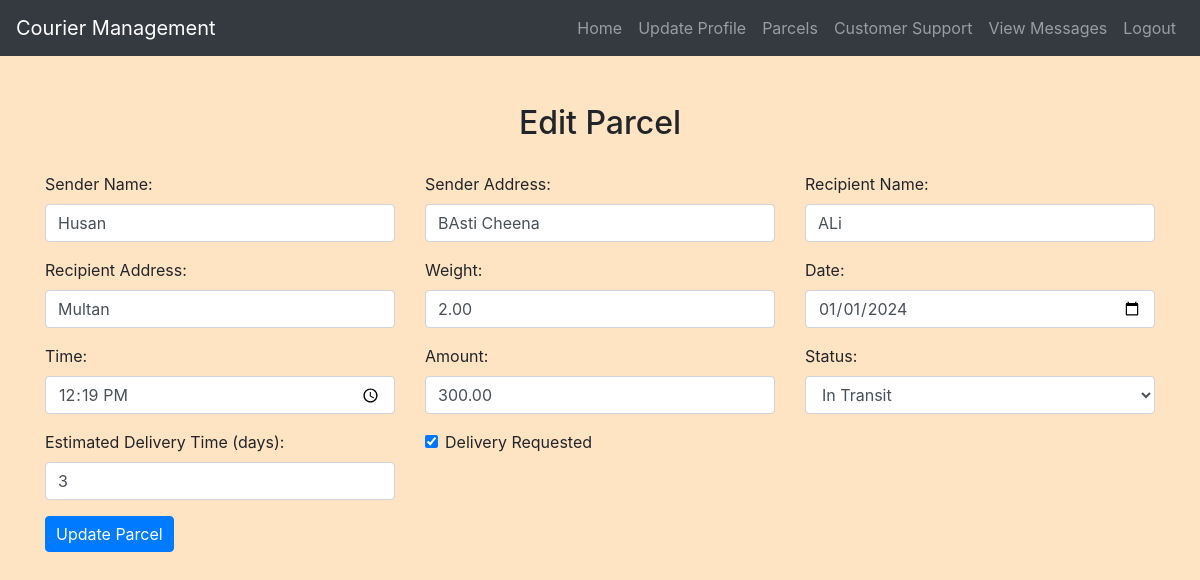
The app's page /edit_parcel.php?id=2 (signed in) with its own data.
### tables this page shows
CREATE TABLE `parcels` (
  `ParcelID` int(11) NOT NULL,
  `SenderName` varchar(255) NOT NULL,
  `SenderAddress` varchar(255) NOT NULL,
  `RecipientName` varchar(255) NOT NULL,
  `RecipientAddress` varchar(255) NOT NULL,
  `Weight` decimal(10,2) NOT NULL,
  `Date` date NOT NULL,
  `Time` time NOT NULL,
  `Amount` decimal(10,2) NOT NULL,
  `Status` enum('In Transit','Delivered','Pending','Delayed','Returned') NOT NULL,
  `EstimatedDeliveryTime` int(11) NOT NULL,
  `DeliveryRequested` enum('Yes','No') NOT NULL,
  `BranchID` int(11) NOT NULL,
  `UserID` int(11) NOT NULL,
  `SenderEmail` varchar(255) NOT NULL,
  `RecipientEmail` varchar(255) NOT NULL,
  `SenderPhone` varchar(20) DEFAULT NULL,
  `ReceiverPhone` varchar(20) DEFAULT NULL,
  `ReceiverBranchID` int(11) DEFAULT NULL
);

### edit_parcel.php (the view, shortened to what this page needs)
<?php
include('config.php');
$parcelID = $_GET['id'];
$userID = $_SESSION["user_id"];
$query = "SELECT * FROM Parcels WHERE ParcelID = $parcelID AND UserID = $userID";
$result = mysqli_query($conn, $query);
if (!$row = mysqli_fetch_assoc($result)) {
    header("Location: view_parcels.php");
    exit;
}
?>
<!DOCTYPE html>
<html>
<head>
    <link rel="stylesheet" href="https://maxcdn.bootstrapcdn.com/bootstrap/4.5.2/css/bootstrap.min.css">
    <link rel="stylesheet" href="./css/style.css">
</head>
<body>
<?php
include('navbar.php');
?>
<div class="container mt-5">
    <h2 class="text-center">Edit Parcel</h2>
    <form method="post" action="<?php echo htmlspecialchars($_SERVER["PHP_SELF"]) . "?id=$parcelID"; ?>">
        <div class="row">
            <div class="col-md-4">
                <div class="form-group">
                    <label for="senderName">Sender Name:</label>
                    <input type="text" class="form-control" id="senderName" name="senderName" value="<?php echo $row['SenderName']; ?>" required>
                </div>
            </div>
            <div class="col-md-4">
                <div class="form-group">
                    <label for="senderAddress">Sender Address:</label>
                    <input type="text" class="form-control" id="senderAddress" name="senderAddress" value="<?php echo $row['SenderAddress']; ?>" required>
                </div>
            </div>
            <div class="col-md-4">
                <div class="form-group">
                    <label for="recipientName">Recipient Name:</label>
                    <input type="text" class="form-control" id="recipientName" name="recipientName" value="<?php echo $row['RecipientName']; ?>" required>
                </div>
            </div>
        </div>
        <div class="row">
            <div class="col-md-4">
                <div class="form-group">
                    <label for="recipientAddress">Recipient Address:</label>
                    <input type="text" class="form-control" id="recipientAddress" name="recipientAddress" value="<?php echo $row['RecipientAddress']; ?>" required>
                </div>
            </div>
            <div class="col-md-4">
                <div class="form-group">
                    <label for="weight">Weight:</label>
                    <input type="text" class="form-control" id="weight" name="weight" value="<?php echo $row['Weight']; ?>" required>
                </div>
            </div>
            <div class="col-md-4">
                <div class="form-group">
                    <label for="date">Date:</label>
                    <input type="date" class="form-control" id="date" name="date" value="<?php echo $row['Date']; ?>" required>
                </div>
            </div>
        </div>
        <div class="row">
            <div class="col-md-4">
                <div class="form-group">
                    <label for="time">Time:</label>
                    <input type="time" class="form-control" id="time" name="time" value="<?php echo $row['Time']; ?>" required>
                </div>
            </div>
            <div class="col-md-4">
                <div class="form-group">
                    <label for="amount">Amount:</label>
                    <input type="number" class="form-control" id="amount" name="amount" value="<?php echo $row['Amount']; ?>" required>
                </div>
            </div>
            <div class="col-md-4">
                <div class="form-group">
                    <label for="status">Status:</label>
                    <select class="form-control" id="status" name="status" required>
                        <option value="In Transit" <?php if ($row['Status'] == 'In Transit') echo 'selected'; ?>>In Transit</option>
                    </select>
                </div>
            </div>
        </div>
        <div class="row">
            <div class="col-md-4">
                <div class="form-group">
                    <label for="estimatedDeliveryTime">Estimated Delivery Time (days):</label>
                    <input type="number" class="form-control" id="estimatedDeliveryTime" name="estimatedDeliveryTime" value="<?php echo $row['EstimatedDeliveryTime']; ?>" required>
                </div>
            </div>
            <div class="col-md-4">
                <div class="form-check">
                    <input type="checkbox" class="form-check-input" id="deliveryRequested" name="deliveryRequested" <?php if ($row['DeliveryRequested'] == 'Yes') echo 'checked'; ?>>
                    <label class="form-check-label" for="deliveryRequested">Delivery Requested</label>
                </div>
            </div>
        </div>
        <button type="submit" class="btn btn-primary">Update Parcel</button>
    </form>
</div>
</body>
</html>

### css/style.css (style rules this page uses)
body { background-color: bisque; }
h1, h2, h3, h4 { text-align: center; margin-top: 30px; margin-bottom: 30px; }
.btn-primary { padding: 5px 10px; }

### records on screen
parcels: senderName "Husan", senderAddress "BAsti Cheena", recipientName "ALi", recipientAddress "Multan", weight "2.00", date "01/01/2024", time "12:19:00", amount "300.00", status "In Transit", estimatedDeliveryTime "3", DeliveryRequested "☑"
